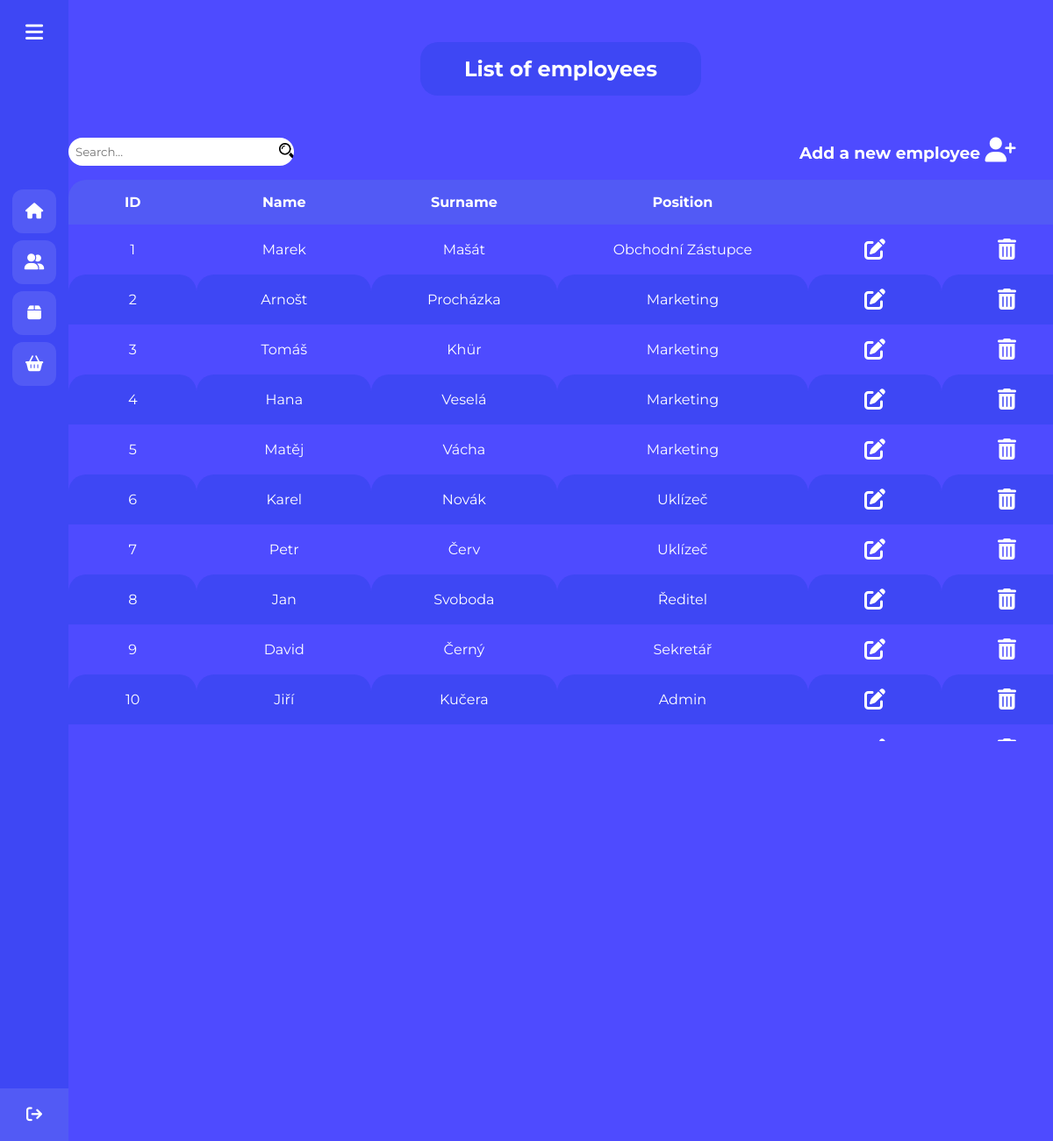
Page /employee.php on the committed database.
### tables this page shows
CREATE TABLE `tbemployees` (
  `id` int(11) NOT NULL,
  `idPostions` int(11) NOT NULL,
  `name` varchar(50) NOT NULL,
  `surname` varchar(50) NOT NULL,
  `mail` varchar(50) NOT NULL,
  `date_of_birth` date DEFAULT NULL,
  `position` varchar(50) NOT NULL
);

### employee.php (the view, shortened to what this page needs)
<!doctype html>
<html lang="en">
<head>
    <link rel="stylesheet" href="style.css">
    <link rel="stylesheet" href="employeeStyle.css">
</head>
<body>
<div class="sidebar">
    <div class="logo-details">
        <i class="fa-solid fa-bars" id="btn" ></i>
    </div>
    <ul class="nav-list">
        <li>
            <a href="index.php">
                <i class="fa-solid fa-house"></i>
            </a>
        </li>
        <li>
            <a href="employee.php">
                <i class="fa-solid fa-user-group"></i>
            </a>
        </li>
        <li>
            <a href="products.php">
                <i class="fa-solid fa-box"></i>
            </a>
        </li>
        <li>
            <a href="salesEvidence.php">
                <i class="fa-solid fa-basket-shopping"></i>
            </a>
        </li>
        <li class="profile">
            <div class="profile-details">
                <div class="name_job">
                    <div class="name">Admin</div>
                    <div class="position">Admin</div>
                </div>
            </div>
            <i class="fa-solid fa-arrow-right-from-bracket" id="log_out" ></i>
        </li>
    </ul>
</div>
<section class="home-section">
    <?php
    require 'db.php';
        if(!empty($_GET["search"])) {
            $search = $_GET["search"];
        }
        else {
            $search = "";
        }
        $stmt = $pdo->prepare('SELECT * FROM tbEmployees WHERE name LIKE "%" :name "%" OR surname LIKE "%" :surname "%"');
        $stmt->execute(['name' => $search, 'surname' => $search]);
        $data = $stmt->fetchAll();
    ?>
    <div class="add-employee-top">
        <h2>List of employees</h2>
    </div>
    <div class="employee-table">
        <div class="flex-employee">
            <div class="employee-search-bar">
                <form action="" method="GET">
                    <div class="search-icon">
                        <input type="search" name="search" placeholder="Search...">
                    </div>
                </form>
            </div>
            <div class="add-new-employee">
                <a href="employeeAdd.php"><h3>Add a new employee <i class="fa-solid fa-user-plus"></i></h3></a>
            </div>
        </div>
        <div class="table-scroll">
        <table>
            <thead>
            <tr>
                <th>ID</th>
                <th>Name</th>
                <th>Surname</th>
                <th>Position</th>
                <th></th>
                <th></th>
            </tr>
            </thead>
            <tbody>
            <?php
            foreach ($data as $key => $value) : ?>
                <tr>
                    <td><?= $value['id']?></td>
                    <td><?= $value['name']?></td>
                    <td><?= $value['surname']?></td>
                    <td><?= $value['position']?></td>
                    <td><a href="employeeAdd.php?id=<?= $value['id'] ?>"><i class="fa-solid fa-pen-to-square"></i></a></td>
                    <td> <a class="delete" href="deleteEmployee.php?id=<?= $value['id'] ?>"><i class="fa-solid fa-trash-can"></i></a></td>
                </tr>
            <?php endforeach;?>
            </tbody>
        </table>
        </div>
    </div>
</section>
</body>
</html>

### style.css (style rules this page uses)
html { background-color: #4E4BFF; scroll-behavior: smooth; }
html, body { overflow: hidden; }
* { margin: 0; padding: 0; box-sizing: border-box; font-family: "Montserrat" , sans-serif; }
.sidebar { position: fixed; left: 0; top: 0; height: 100%; width: 78px; background: #3E47F4; padding: 6px 14px; z-index: 99; transition: all 0.5s ease; }
.sidebar .logo-details { height: 60px; display: flex; align-items: center; position: relative; }
.sidebar .logo-details #btn { position: absolute; top: 50%; right: 0; transform: translateY(-50%); font-size: 22px; transition: all 0.4s ease; font-size: 23px; text-align: center; cursor: pointer; transition: all 0.2s ease; }
.sidebar i { color: #fff; height: 60px; min-width: 50px; font-size: 28px; text-align: center; line-height: 60px; }
.sidebar .nav-list { margin-top: 150px; height: 100%; }
.sidebar li { position: relative; margin: 8px 0; list-style: none; }
.sidebar li a { display: flex; height: 100%; width: 100%; border-radius: 12px; align-items: center; text-decoration: none; transition: all 0.4s ease; background:#525AF5 ; }
.sidebar li i { height: 50px; line-height: 50px; font-size: 18px; border-radius: 12px; }
.sidebar li.profile { position: fixed; height: 60px; width: 78px; left: 0; bottom: -8px; padding: 10px 14px; background: #525AF5; transition: all 0.5s ease; overflow: hidden; }
.sidebar li .profile-details { display: flex; align-items: center; flex-wrap: nowrap; }
.sidebar li.profile .name, .sidebar li.profile .position { font-size: 15px; font-weight: 400; color: #fff; white-space: nowrap; }
.sidebar li.profile .position { font-size: 12px; }
.sidebar .profile #log_out { position: absolute; top: 50%; right: 0; transform: translateY(-50%); background: #525AF5; width: 100%; height: 60px; line-height: 60px; border-radius: 0px; transition: all 0.2s ease; }
.home-section { position: relative; top: 0; left: 78px; width: calc(100% - 78px); transition: all 0.5s ease; z-index: 2; }

### employeeStyle.css (style rules this page uses)
* { margin: 0; padding: 0; box-sizing: border-box; font-family: "Montserrat" , sans-serif; }
.add-employee-top { margin: 0 auto; margin-top: 3rem; background-color: #3E47F4; width: 20rem; border-radius: 20px; }
.add-employee-top h2 { color: white; text-align: center; padding: 1rem 3rem 1rem 3rem; }
.add-new-employee { margin-left: 36rem; margin-top: 2rem; }
.employee-search-bar { margin-bottom: 1rem; }
input[type="search"] { border: none; border-radius: 20px; padding: 0.5rem; padding-right: 5rem; background-image: url("images/search-icons-283914.png"); background-repeat: no-repeat; background-size: 7%; background-position: 15rem 6px; }
.add-new-employee a { text-decoration: none; color: white; }
.search-icon { display: flex; margin-top: 2rem; }
.employee-table { display: grid; justify-content: center; align-items: center; margin-top: 1rem; }
.table-scroll { height: 40rem; overflow-y: scroll; }
.flex-employee { display: flex; }
.employee-table table { border-collapse: collapse; }
.employee-table th:first-child { border-radius: 20px 0 0 0; }
.employee-table th:last-child { border-radius: 0 20px 0 0; }
.employee-table th { background-color: #525AF5; height: 1rem; width: 1rem; color: white; }
.employee-table th, td { text-align: center; padding: 1rem 4rem 1rem 4rem; color: white; white-space: nowrap; }
.employee-table i { font-size: 1.5em; }
.employee-table table thead tr:first-child { color: white; background-color: #4E4BFF; }
.employee-table table tbody tr:nth-child(even) { background-color: #3E47F4; }
.employee-table table tbody td { border-radius: 20px 20px 0 0; }
.employee-table td a { text-decoration: none; color: white; }
.employee-table tbody { height: 100px; overflow-y: scroll; scrollbar-width: none; }

### rows in the picture
tbemployees: id "1", name "Marek", surname "Mašát", position "Obchodní Zástupce"
tbemployees: id "2", name "Arnošt", surname "Procházka", position "Marketing"
tbemployees: id "3", name "Tomáš", surname "Khür", position "Marketing"
tbemployees: id "4", name "Hana", surname "Veselá", position "Marketing"
tbemployees: id "5", name "Matěj", surname "Vácha", position "Marketing"
tbemployees: id "6", name "Karel", surname "Novák", position "Uklízeč"
tbemployees: id "7", name "Petr", surname "Červ", position "Uklízeč"
tbemployees: id "8", name "Jan", surname "Svoboda", position "Ředitel"
tbemployees: id "9", name "David", surname "Černý", position "Sekretář"
tbemployees: id "10", name "Jiří", surname "Kučera", position "Admin"
